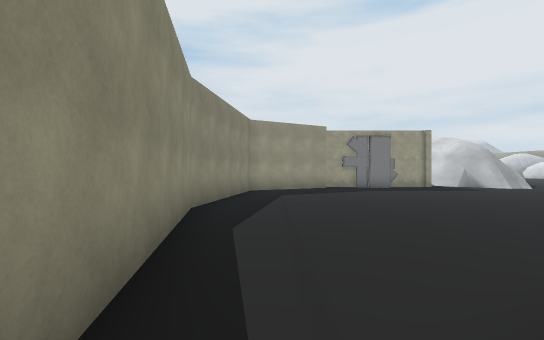
View 1 (above)

12 first-person views from a walk through a Unity game level. The camera is 1.5 m above the floor, looks level and sees 90° across. The floor is counted in squares, 2 m on a side. Each view is taken from the middle of a square. On the plan, view 1 faces up. The plan holds only what a view shows up to about 10 squares ahead; the rest is blank. The place goes on beyond the plan. The player is left out. Some surface patterns are stand-ins.

View 2
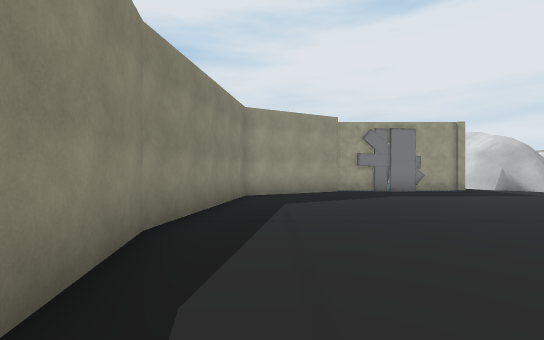

View 3
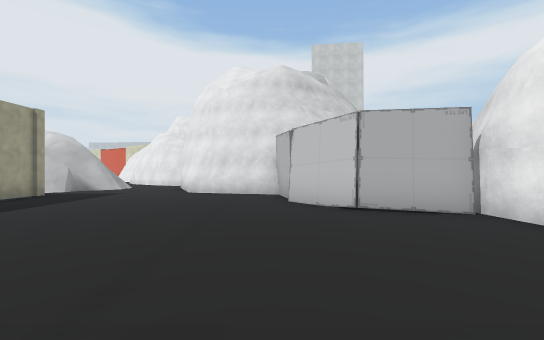

View 4
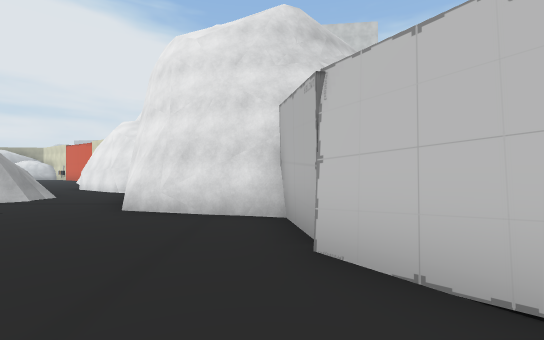

View 5
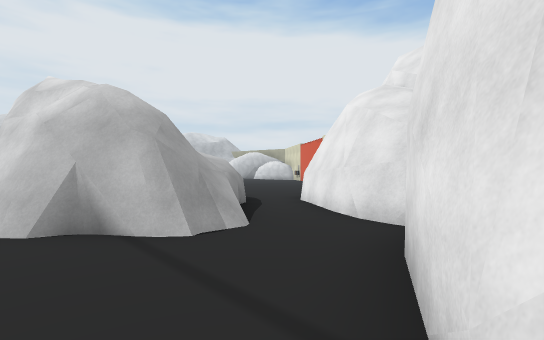

View 6
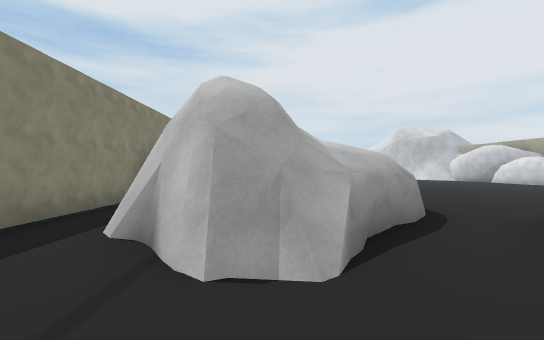

View 7
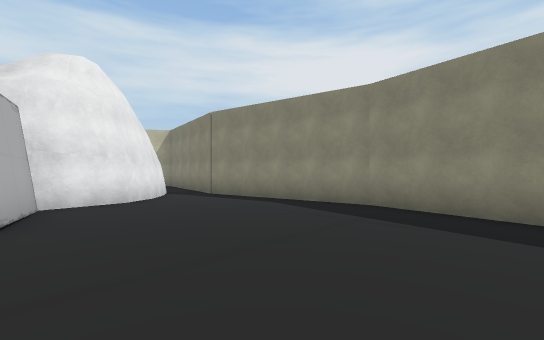

View 8
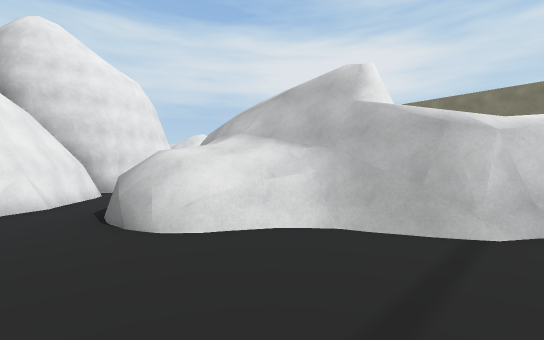

View 9
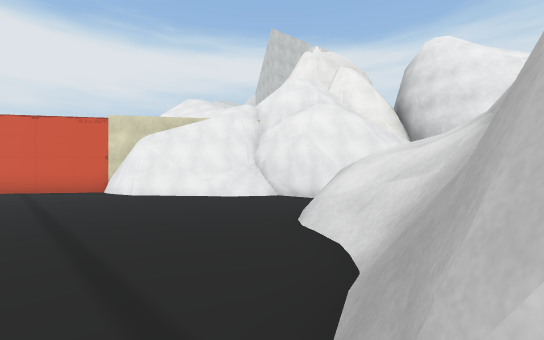

View 10
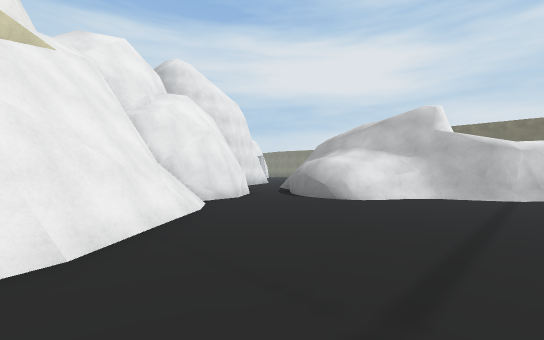

View 11
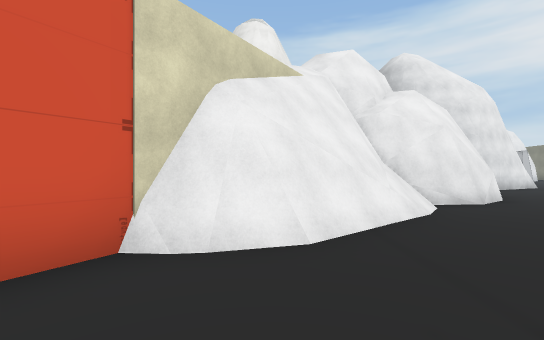

View 12
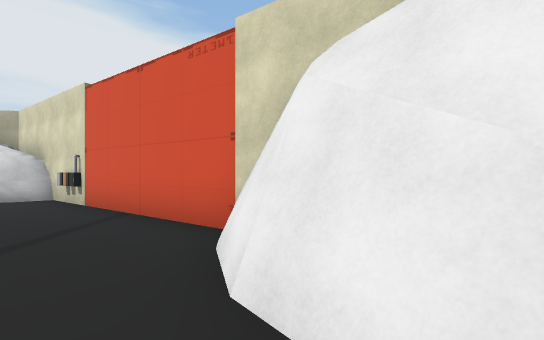

### Floor plan
Key: @ floor where view 1 was taken; # wall or solid block; . main floor; : floor 2 m higher than the main floor; / step, stairs or slope; = window, fence, low wall or low ledge.
Columns run from 2 left of view 1 to 22 right of it. Each row starts with its distance up from view 1.
 19            #............#
 18            ##...........#
 17             ##.........##
 16          #  ##=......###
 15          #  # :#...###
 14          #  ###/...##
 13          ######./###
 12    #######/###./##
 11   ##.......//..##
 10  ##...........##
  9  #...........##
  8  #.........###
  7  #........##
  6 ##........#
  5 #.......###
  4 ##....###
  3  #....#
  2  #....#
  1  #..###
  0  #@##
 -1  ###

Positions as (right, up) in squares from view 1, and headings:
1: (0, 0), facing up
2: (0, 2), facing up
3: (-1, 5), facing right
4: (3, 5), facing right
5: (8, 8), facing up-right
6: (10, 9), facing up
7: (4, 8), facing down-left
8: (14, 19), facing down-left
9: (10, 19), facing down-right
10: (19, 19), facing down-left
11: (19, 19), facing down
12: (17, 16), facing right
